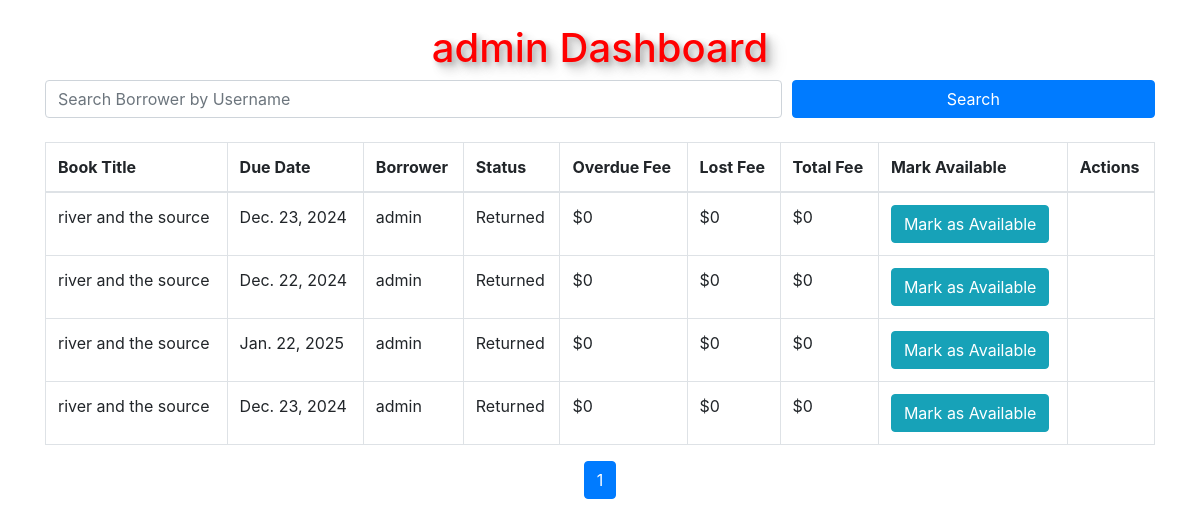
/admin-dashboard/ (signed in), run on the app's committed database.
### myapp/models.py (models this page shows, shortened)
class Borrowing(models.Model):
    book = models.ForeignKey(Book, on_delete=models.CASCADE)
    borrower = models.ForeignKey(User, on_delete=models.CASCADE)
    borrow_date = models.DateField(null=True, blank=True)  # Automatically set when the object is created
    borrow_period = models.PositiveIntegerField()  # Number of days
    return_date = models.DateField()  # Calculated return date
    is_returned = models.BooleanField(default=False)
    lost = models.BooleanField(default=False)
    extra_days = models.PositiveIntegerField(default=0)
    fees_paid = models.DecimalField(max_digits=10, decimal_places=2, default=0)
    def calculate_overdue_fees(self):
        if self.is_returned or self.lost:
            return 0
        today = timezone.now().date()
        overdue_days = (today - self.return_date).days
        if overdue_days > 0:
            return overdue_days * 10
        return 0
    def calculate_lost_book_fees(self):
        if self.lost:
            overdue_fees = self.calculate_overdue_fees()
            return self.book.price + overdue_fees
        return 0

class Book(models.Model):
    title = models.CharField(max_length=255)
    author = models.CharField(max_length=255, null=True, blank=True)
    price = models.DecimalField(max_digits=10, decimal_places=2)
    is_available = models.BooleanField(default=True)
    isbn = models.CharField(max_length=13, unique=True, default="0000000000000")  # ISBN is unique
    book_count = models.PositiveIntegerField(default=1)

### myapp/views.py (the view)
# urls.py: path('admin-dashboard/', views.admin_dashboard, name='admin-dashboard'),
@login_required
@user_passes_test(lambda u: u.is_staff)
def admin_dashboard(request):
    borrowed_books = Borrowing.objects.all()
    borrowed_books_with_fees = []
    for borrowing in borrowed_books:
        overdue_fee = borrowing.calculate_overdue_fees()
        lost_fee = borrowing.calculate_lost_book_fees()
        total_fee = overdue_fee + lost_fee
        borrowed_books_with_fees.append({
            'borrowing': borrowing,
            'overdue_fee': overdue_fee,
            'lost_fee': lost_fee,
            'total_fee': total_fee
        })
    paginator = Paginator(borrowed_books_with_fees, 5)
    page_number = request.GET.get('page')
    page_obj = paginator.get_page(page_number)
    return render(request, "admin_dashboard.html", {"page_obj": page_obj})

### templates/admin_dashboard.html (shortened to what this page needs)
{% load static %}
<!DOCTYPE html>
<html lang="en">
<head>
    <link rel="stylesheet" href="{% static 'assets/css/home.css' %}">
    <link rel="stylesheet" href="https://cdn.jsdelivr.net/npm/bootstrap@4.3.1/dist/css/bootstrap.min.css">
</head>
<body>
<div class="container mt-4">
    <h1 class="text-center">{{ user.username }} Dashboard</h1>
    <div class="mb-4">
        <form method="get" action="{% url 'admin-dashboard' %}">
            <div class="form-row">
                <div class="col-md-8">
                    <input type="text" name="search" class="form-control" placeholder="Search Borrower by Username" value="{{ search_query }}">
                </div>
                <div class="col-md-4">
                    <button type="submit" class="btn btn-primary btn-block">Search</button>
                </div>
            </div>
        </form>
    </div>
    {% if page_obj %}
        <table class="table table-bordered mt-4">
            <thead>
                <tr>
                    <th>Book Title</th>
                    <th>Due Date</th>
                    <th>Borrower</th>
                    <th>Status</th>
                    <th>Overdue Fee</th>
                    <th>Lost Fee</th>
                    <th>Total Fee</th>
                    <th>Mark Available</th>
                    <th>Actions</th>
                </tr>
            </thead>
            <tbody>
                {% for item in page_obj %}
                    <tr>
                        <td>{{ item.borrowing.book.title }}</td>
                        <td>{{ item.borrowing.return_date }}</td>
                        <td>{{ item.borrowing.borrower.username }}</td>
                        <td>
                            {% if item.borrowing.is_returned %}
                                Returned
                            {% else %}
                                Not Returned
                            {% endif %}
                        </td>
                        <td>${{ item.overdue_fee }}</td>
                        <td>${{ item.lost_fee }}</td>
                        <td>${{ item.total_fee }}</td>
                        <td>
                            {% if item.borrowing.is_returned %}
                                <form method="POST" action="{% url 'mark-available' item.borrowing.book.id %}">
                                    <button type="submit" class="btn btn-info">Mark as Available</button>
                                </form>
                            {% else %}
                                N/A
                            {% endif %}
                        </td>
                        <td>
                        </td>
                    </tr>
                {% empty %}
                    <tr>
                        <td colspan="9" class="text-center">No borrowed books found.</td>
                    </tr>
                {% endfor %}
            </tbody>
        </table>
        <div class="d-flex justify-content-center">
            <ul class="pagination">
                <li class="page-item active"><span class="page-link">{{ page_obj.number }}</span></li>
            </ul>
        </div>
    {% else %}
        <p>No borrowed books found.</p>
    {% endif %}
</div>
</body>
</html>

### static/assets/css/home.css (style rules this page uses)
body { background-color: aquamarine; }
h1 { color: red; text-align: center; font-size: 4.5rem; text-shadow: 3px 3px 5px rgba(0, 0, 0, 0.2), 6px 6px 10px rgba(0, 0, 0, 0.2), 9px 9px 15px rgba(0, 0, 0, 0.1); animation: rotate3d 7s linear; }

### data on the page
Borrowing: borrowing.book "river and the source", borrowing.return_date "Dec. 23, 2024", borrowing.borrower.username "admin", is_returned "Returned", overdue_fee "0", lost_fee "0", total_fee "0"
Borrowing: borrowing.book "river and the source", borrowing.return_date "Dec. 22, 2024", borrowing.borrower.username "admin", is_returned "Returned", overdue_fee "0", lost_fee "0", total_fee "0"
Borrowing: borrowing.book "river and the source", borrowing.return_date "Jan. 22, 2025", borrowing.borrower.username "admin", is_returned "Returned", overdue_fee "0", lost_fee "0", total_fee "0"
Borrowing: borrowing.book "river and the source", borrowing.return_date "Dec. 23, 2024", borrowing.borrower.username "admin", is_returned "Returned", overdue_fee "0", lost_fee "0", total_fee "0"

### other printed values
{{ user.username }} "admin"
{{ page_obj.number }} "1"
